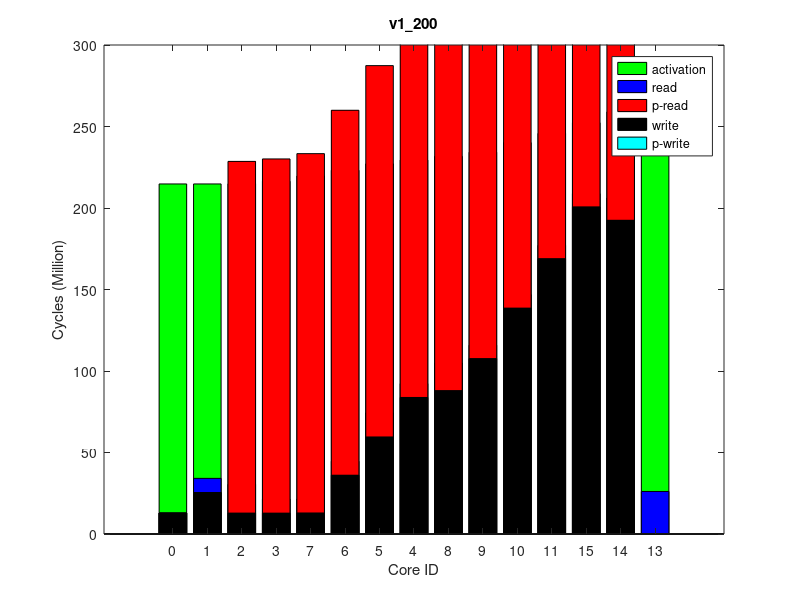

Recreate this plot in MATLAB.
times(1, :, :) = [
0, 215470867, 0
0, 215473126, 0
215846469, 215584875, 0
217384046, 217132596, 0
230183922, 229932965, 0
227894237, 227631921, 0
224017970, 223772870, 0
220538319, 220307625, 0
232394462, 232174504, 0
234839501, 234618355, 0
240592164, 240373014, 0
246291645, 246077430, 0
0, 260608211, 0
259305489, 259086972, 0
252585219, 252382698, 0
];
times(2, :, :) = [
0, 215493207, 0
0, 215495488, 0
215743160, 215558419, 0
217281727, 217108135, 0
230086142, 229912563, 0
227796304, 227611316, 0
223855886, 223750618, 0
220434605, 220284125, 0
232291007, 232151910, 0
234737111, 234596710, 0
240490666, 240352452, 0
246169791, 246057925, 0
0, 260575784, 0
259197914, 259060790, 0
252482731, 252361128, 0
];
times(3, :, :) = [
0, 215483101, 0
0, 215485584, 0
215757185, 215574074, 0
217296939, 217123014, 0
230104443, 229931617, 0
227814400, 227630095, 0
223902619, 223769923, 0
220447991, 220299925, 0
232308251, 232169370, 0
234753716, 234615398, 0
240507664, 240370527, 0
246181157, 246086373, 0
0, 260620569, 0
259245310, 259107905, 0
252509849, 252388010, 0
];
times(4, :, :) = [
0, 215487729, 0
0, 215490254, 0
215765579, 215580686, 0
217303548, 217129470, 0
230110204, 229935946, 0
227818983, 227633409, 0
223936750, 223771969, 0
220455691, 220305572, 0
232313257, 232172875, 0
234755972, 234616338, 0
240510856, 240372036, 0
246219155, 246077615, 0
0, 260639034, 0
259227906, 259091550, 0
252509077, 252387035, 0
];
times(5, :, :) = [
0, 215476639, 0
0, 215478881, 0
215752930, 215565743, 0
217292834, 217115905, 0
230097339, 229922624, 0
227809648, 227621741, 0
223869782, 223760450, 0
220444700, 220292229, 0
232301126, 232158132, 0
234747308, 234602945, 0
240501614, 240359046, 0
246200383, 246059229, 0
0, 260573779, 0
259194996, 259055267, 0
252488122, 252364106, 0
];
times(6, :, :) = [
0, 215486728, 0
0, 215489226, 0
215754883, 215574522, 0
217295120, 217124084, 0
230094435, 229929511, 0
227805656, 227626034, 0
223834979, 223764276, 0
220444929, 220298832, 0
232302858, 232166388, 0
234746873, 234610915, 0
240501731, 240367071, 0
246211296, 246081721, 0
0, 260606337, 0
259218308, 259087518, 0
252503965, 252387505, 0
];
times(7, :, :) = [
0, 215494995, 0
0, 215497311, 0
215751330, 215571396, 0
217284912, 217119517, 0
230092187, 229921564, 0
227799913, 227619256, 0
223921650, 223760143, 0
220442280, 220296635, 0
232294102, 232160135, 0
234742396, 234607220, 0
240498630, 240366228, 0
246193774, 246079346, 0
0, 260613752, 0
259224848, 259093570, 0
252506948, 252388938, 0
];
times(8, :, :) = [
0, 215469033, 0
0, 215471548, 0
215777363, 215590293, 0
217318145, 217140346, 0
230113326, 229939876, 0
227828214, 227638956, 0
223888866, 223781023, 0
220468279, 220317458, 0
232320528, 232177063, 0
234766339, 234623680, 0
240524137, 240381828, 0
246217133, 246073816, 0
0, 260606389, 0
259228241, 259087872, 0
252515788, 252390033, 0
];
times(9, :, :) = [
0, 215479217, 0
0, 215481518, 0
215753325, 215571371, 0
217291293, 217119338, 0
230099823, 229927713, 0
227806468, 227624445, 0
223894014, 223761382, 0
220441331, 220295595, 0
232303476, 232165476, 0
234747811, 234610858, 0
240502499, 240367273, 0
246180420, 246070764, 0
0, 260594736, 0
259201011, 259067260, 0
252493201, 252373792, 0
];
times(10, :, :) = [
0, 215484078, 0
0, 215486374, 0
215744962, 215560625, 0
217280874, 217109550, 0
230090987, 229916922, 0
227795328, 227615526, 0
223856641, 223753838, 0
220434118, 220285913, 0
232292894, 232152975, 0
234735861, 234596829, 0
240491026, 240352773, 0
246174880, 246041431, 0
0, 260562363, 0
259186287, 259049524, 0
252469400, 252347016, 0
];
ave_times = round(squeeze(mean(times)));
format long g, ave_times
std_times = round(squeeze(std(times)));
format long g, std_times
polling_read_times = ave_times;
times(1, :, :) = [
0, 215331372, 0
0, 215333805, 0
0, 215335485, 0
0, 216154553, 0
0, 228863118, 0
0, 226582810, 0
0, 222761051, 0
0, 219328010, 0
0, 231086258, 0
0, 233509769, 0
0, 239221574, 0
0, 244752020, 0
0, 259153212, 0
0, 257631924, 0
0, 251057098, 0
];
times(2, :, :) = [
0, 215336631, 0
0, 215339067, 0
0, 215340582, 0
0, 216105339, 0
0, 228813725, 0
0, 226532325, 0
0, 222710894, 0
0, 219279085, 0
0, 231037428, 0
0, 233459304, 0
0, 239172943, 0
0, 244712934, 0
0, 259104216, 0
0, 257575521, 0
0, 251021052, 0
];
times(3, :, :) = [
0, 215335135, 0
0, 215337551, 0
0, 215339183, 0
0, 216161317, 0
0, 228868493, 0
0, 226588485, 0
0, 222767570, 0
0, 219334071, 0
0, 231091788, 0
0, 233514058, 0
0, 239226596, 0
0, 244759715, 0
0, 259123573, 0
0, 257597410, 0
0, 251060756, 0
];
times(4, :, :) = [
0, 215320020, 0
0, 215322276, 0
0, 215324037, 0
0, 216103979, 0
0, 228807776, 0
0, 226527625, 0
0, 222707883, 0
0, 219275407, 0
0, 231031536, 0
0, 233453924, 0
0, 239164913, 0
0, 244701003, 0
0, 259073750, 0
0, 257546497, 0
0, 251004170, 0
];
times(5, :, :) = [
0, 215291806, 0
0, 215294136, 0
0, 215295928, 0
0, 216081781, 0
0, 228789233, 0
0, 226508743, 0
0, 222687125, 0
0, 219254723, 0
0, 231012765, 0
0, 233436675, 0
0, 239150217, 0
0, 244688690, 0
0, 259060005, 0
0, 257551106, 0
0, 250998951, 0
];
times(6, :, :) = [
0, 215332388, 0
0, 215334785, 0
0, 215336252, 0
0, 216155234, 0
0, 228859536, 0
0, 226579574, 0
0, 222759386, 0
0, 219327270, 0
0, 231083167, 0
0, 233505651, 0
0, 239217780, 0
0, 244765680, 0
0, 259143328, 0
0, 257625605, 0
0, 251067072, 0
];
times(7, :, :) = [
0, 215363803, 0
0, 215366299, 0
0, 215367845, 0
0, 216089345, 0
0, 228793804, 0
0, 226513204, 0
0, 222693332, 0
0, 219261823, 0
0, 231017484, 0
0, 233440285, 0
0, 239151484, 0
0, 244682480, 0
0, 259050171, 0
0, 257540309, 0
0, 250991706, 0
];
times(8, :, :) = [
0, 215335582, 0
0, 215338020, 0
0, 215339716, 0
0, 216156516, 0
0, 228863696, 0
0, 226583311, 0
0, 222762005, 0
0, 219328403, 0
0, 231087697, 0
0, 233510624, 0
0, 239223245, 0
0, 244756405, 0
0, 259136299, 0
0, 257616018, 0
0, 251058409, 0
];
times(9, :, :) = [
0, 215326842, 0
0, 215329183, 0
0, 215330875, 0
0, 216079832, 0
0, 228784634, 0
0, 226504713, 0
0, 222685185, 0
0, 219252057, 0
0, 231008306, 0
0, 233430940, 0
0, 239142234, 0
0, 244683302, 0
0, 259059617, 0
0, 257544494, 0
0, 250986100, 0
];
times(10, :, :) = [
0, 215333350, 0
0, 215335750, 0
0, 215337258, 0
0, 216150805, 0
0, 228857688, 0
0, 226577107, 0
0, 222755921, 0
0, 219323266, 0
0, 231081337, 0
0, 233504894, 0
0, 239216727, 0
0, 244751828, 0
0, 259121650, 0
0, 257597238, 0
0, 251053953, 0
];
ave_times = round(squeeze(mean(times)));
format long g, ave_times
std_times = round(squeeze(std(times)));
format long g, std_times
polling_write_times = ave_times;
times(1, :, :) = [
0, 235090198, 0
8695993, 236656054, 64000
17705703, 238505065, 128000
8695800, 240142596, 64000
8490849, 253936623, 64000
14772061, 251481036, 128000
8591763, 247293854, 64000
8603733, 243498951, 64000
16902464, 256320785, 128000
8219133, 258911426, 64000
8280535, 264985779, 64000
8178515, 271014665, 64000
26089717, 286336465, 255980
13679332, 284732417, 128000
8173828, 277688085, 64000
];
times(2, :, :) = [
0, 235043757, 0
8698183, 236610566, 64000
17652964, 238459092, 128000
8693478, 240104568, 64000
8492576, 253903295, 64000
14761656, 251447214, 128000
8585876, 247259411, 64000
8605807, 243463957, 64000
16906566, 256287163, 128000
8216327, 258877237, 64000
8281095, 264951361, 64000
8180736, 270980545, 64000
26108771, 286279849, 255980
13679908, 284676759, 128000
8174914, 277648648, 64000
];
times(3, :, :) = [
0, 235093361, 0
8699421, 236659659, 64000
17721584, 238507970, 128000
8693095, 240146912, 64000
8490590, 253944064, 64000
14760512, 251487784, 128000
8584377, 247301346, 64000
8606688, 243506332, 64000
16904514, 256328176, 128000
8220228, 258918643, 64000
8281111, 264992039, 64000
8134266, 271018931, 64000
26089684, 286351309, 255980
13643430, 284749981, 128000
8183302, 277698300, 64000
];
times(4, :, :) = [
0, 235050726, 0
8698449, 236617202, 64000
17653524, 238460855, 128000
8698464, 240094284, 64000
8489878, 253889503, 64000
14775657, 251433348, 128000
8593923, 247244876, 64000
8601997, 243450363, 64000
16910339, 256273808, 128000
8218505, 258864002, 64000
8280760, 264937700, 64000
8150026, 270965536, 64000
26110188, 286277227, 255980
13639204, 284671484, 128000
8089750, 277634102, 64000
];
times(5, :, :) = [
0, 235081222, 0
8698788, 236646258, 64000
17650055, 238488861, 128000
8697959, 240131334, 64000
8491886, 253927857, 64000
14774777, 251471667, 128000
8594539, 247283719, 64000
8604306, 243488406, 64000
16906359, 256312073, 128000
8226120, 258902522, 64000
8278559, 264976961, 64000
8144177, 271003580, 64000
26092459, 286313152, 255980
13680568, 284706372, 128000
8086358, 277677380, 64000
];
times(6, :, :) = [
0, 235057824, 0
8701410, 236623958, 64000
17642162, 238473086, 128000
8700211, 240115352, 64000
8492269, 253912272, 64000
14775083, 251456269, 128000
8580499, 247268692, 64000
8604115, 243473803, 64000
16894462, 256297049, 128000
8232371, 258887127, 64000
8276976, 264960702, 64000
8138155, 270984907, 64000
26108902, 286301198, 255980
13645931, 284698666, 128000
8183182, 277653205, 64000
];
times(7, :, :) = [
0, 235091348, 0
8700663, 236656263, 64000
17652488, 238505541, 128000
8698480, 240144361, 64000
8491827, 253940937, 64000
14774976, 251484203, 128000
8593264, 247297383, 64000
8603062, 243503187, 64000
16907657, 256324933, 128000
8220712, 258916010, 64000
8271021, 264989819, 64000
8167601, 271014552, 64000
26092325, 286345244, 255980
13643941, 284729475, 128000
8113556, 277688918, 64000
];
times(8, :, :) = [
0, 235044981, 0
8701634, 236611247, 64000
17661948, 238459699, 128000
8698503, 240097687, 64000
8489626, 253893689, 64000
14773420, 251437461, 128000
8593824, 247250409, 64000
8603638, 243454990, 64000
16908523, 256277541, 128000
8226136, 258868094, 64000
8279757, 264941975, 64000
8144136, 270971094, 64000
26106429, 286281867, 255980
13677673, 284677987, 128000
8084028, 277640821, 64000
];
times(9, :, :) = [
0, 235103884, 0
8696928, 236669907, 64000
17661580, 238512596, 128000
8699811, 240155707, 64000
8491988, 253953425, 64000
14759535, 251496763, 128000
8584317, 247309081, 64000
8606776, 243513529, 64000
16910344, 256338121, 128000
8206781, 258929106, 64000
8269348, 265002588, 64000
8166586, 271032252, 64000
26091000, 286357330, 255980
13642068, 284755662, 128000
8113015, 277708790, 64000
];
times(10, :, :) = [
0, 235047221, 0
8696810, 236612859, 64000
17662207, 238461699, 128000
8703157, 240103871, 64000
8491318, 253899349, 64000
14774414, 251443796, 128000
8583409, 247256294, 64000
8604484, 243462873, 64000
16904027, 256283437, 128000
8219043, 258873871, 64000
8280715, 264948025, 64000
8152022, 270977178, 64000
26107598, 286296255, 255980
13641187, 284695772, 128000
8091182, 277645703, 64000
];
ave_times = round(squeeze(mean(times)));
format long g, ave_times
std_times = round(squeeze(std(times)));
format long g, std_times
read_times = ave_times;
times(1, :, :) = [
0, 214757815, 0
0, 214760151, 0
0, 214834370, 0
0, 216384625, 0
0, 229369957, 0
0, 227025817, 0
0, 223101739, 0
0, 219574154, 0
0, 231656006, 0
0, 234161174, 0
0, 240061097, 0
0, 245757912, 0
0, 260445720, 0
0, 258926304, 0
0, 252281766, 0
];
times(2, :, :) = [
0, 214765724, 0
0, 214768183, 0
0, 214841837, 0
0, 216393415, 0
0, 229378994, 0
0, 227034232, 0
0, 223109813, 0
0, 219581882, 0
0, 231664791, 0
0, 234170158, 0
0, 240069315, 0
0, 245753642, 0
0, 260432670, 0
0, 258913578, 0
0, 252273084, 0
];
times(3, :, :) = [
0, 214755631, 0
0, 214757861, 0
0, 214829888, 0
0, 216380967, 0
0, 229364359, 0
0, 227020446, 0
0, 223096069, 0
0, 219567933, 0
0, 231650473, 0
0, 234155439, 0
0, 240053500, 0
0, 245748417, 0
0, 260428616, 0
0, 258924156, 0
0, 252266682, 0
];
times(4, :, :) = [
0, 214738562, 0
0, 214740947, 0
0, 214934805, 0
0, 216486392, 0
0, 229471629, 0
0, 227127370, 0
0, 223202237, 0
0, 219672988, 0
0, 231757660, 0
0, 234262906, 0
0, 240155611, 0
0, 245843100, 0
0, 260530697, 0
0, 259014093, 0
0, 252361015, 0
];
times(5, :, :) = [
0, 214764549, 0
0, 214766879, 0
0, 214926137, 0
0, 216478063, 0
0, 229464861, 0
0, 227120226, 0
0, 223195295, 0
0, 219665857, 0
0, 231750920, 0
0, 234256056, 0
0, 240151432, 0
0, 245840592, 0
0, 260539266, 0
0, 259019068, 0
0, 252361076, 0
];
times(6, :, :) = [
0, 214748080, 0
0, 214750545, 0
0, 214944043, 0
0, 216496086, 0
0, 229479931, 0
0, 227135684, 0
0, 223211044, 0
0, 219683423, 0
0, 231766115, 0
0, 234270937, 0
0, 240170546, 0
0, 245858204, 0
0, 260528972, 0
0, 259020486, 0
0, 252381009, 0
];
times(7, :, :) = [
0, 214755698, 0
0, 214757878, 0
0, 214826001, 0
0, 216377290, 0
0, 229363134, 0
0, 227018757, 0
0, 223095382, 0
0, 219566914, 0
0, 231649683, 0
0, 234154541, 0
0, 240050578, 0
0, 245745035, 0
0, 260424645, 0
0, 258907078, 0
0, 252263867, 0
];
times(8, :, :) = [
0, 214753294, 0
0, 214755616, 0
0, 214926697, 0
0, 216478379, 0
0, 229462897, 0
0, 227118618, 0
0, 223194269, 0
0, 219665999, 0
0, 231749180, 0
0, 234254399, 0
0, 240152236, 0
0, 245837784, 0
0, 260517889, 0
0, 259006864, 0
0, 252357861, 0
];
times(9, :, :) = [
0, 214765821, 0
0, 214768060, 0
0, 214810557, 0
0, 216361252, 0
0, 229349288, 0
0, 227004668, 0
0, 223080619, 0
0, 219551549, 0
0, 231635444, 0
0, 234140199, 0
0, 240038012, 0
0, 245731315, 0
0, 260406366, 0
0, 258897890, 0
0, 252248878, 0
];
times(10, :, :) = [
0, 214752612, 0
0, 214754974, 0
0, 214937754, 0
0, 216489741, 0
0, 229475090, 0
0, 227130824, 0
0, 223206205, 0
0, 219678232, 0
0, 231761497, 0
0, 234266664, 0
0, 240164790, 0
0, 245845394, 0
0, 260546168, 0
0, 259031403, 0
0, 252369843, 0
];
ave_times = round(squeeze(mean(times)));
format long g, ave_times
std_times = round(squeeze(std(times)));
format long g, std_times
total_times = ave_times;
times(1, :, :) = [
12854922, 220702426, 64000
25431429, 220705019, 128000
12828597, 220706799, 64000
12798931, 220708764, 64000
83795135, 229815904, 128000
59551631, 227484045, 64000
36054131, 223565335, 64000
12899273, 220713766, 64000
88027801, 232101780, 64000
107724001, 234608720, 64000
138709978, 240503309, 64000
169021200, 246193207, 64000
0, 260881400, 0
192478816, 259360859, 64000
200779847, 252709195, 64000
];
times(2, :, :) = [
12855240, 220681938, 64000
25431735, 220684590, 128000
12827432, 220686602, 64000
12799865, 220688575, 64000
83940798, 229820047, 128000
59719636, 227487566, 64000
36217294, 223568671, 64000
12900029, 220693540, 64000
88167285, 232106657, 64000
107769030, 234612703, 64000
138822980, 240506878, 64000
169177669, 246198787, 64000
0, 260885918, 0
192501988, 259358757, 64000
200847418, 252714095, 64000
];
times(3, :, :) = [
12855406, 220676808, 64000
25432250, 220679421, 128000
12824603, 220681225, 64000
12800567, 220683259, 64000
83969957, 229820547, 128000
59721445, 227488879, 64000
36275085, 223569782, 64000
12900968, 220688447, 64000
88193526, 232106448, 64000
107814375, 234613106, 64000
138677412, 240505509, 64000
168990944, 246197731, 64000
0, 260924153, 0
192511425, 259392214, 64000
200676739, 252710691, 64000
];
times(4, :, :) = [
12855618, 220683536, 64000
25429623, 220686124, 128000
12827484, 220687852, 64000
12801483, 220690020, 64000
83706911, 229796074, 128000
59473874, 227464312, 64000
35991783, 223545751, 64000
12898618, 220694992, 64000
87951725, 232082053, 64000
107619495, 234588593, 64000
138564594, 240483811, 64000
168971412, 246175468, 64000
0, 260884846, 0
192489729, 259359687, 64000
200729396, 252691262, 64000
];
times(5, :, :) = [
12855433, 220673876, 64000
25429944, 220676556, 128000
12829049, 220678532, 64000
12798221, 220680437, 64000
83783135, 229811181, 128000
59586217, 227479570, 64000
36198668, 223560060, 64000
12900195, 220685507, 64000
87927302, 232096983, 64000
107545641, 234603836, 64000
138477302, 240499330, 64000
168866351, 246192137, 64000
0, 260895177, 0
192441661, 259366730, 64000
200649922, 252701443, 64000
];
times(6, :, :) = [
12855946, 220690206, 64000
25431586, 220692928, 128000
12829711, 220694529, 64000
12800296, 220696732, 64000
83608643, 229798411, 128000
59377362, 227467303, 64000
35932752, 223547295, 64000
12898314, 220701744, 64000
87783144, 232084882, 64000
107422226, 234591763, 64000
138431669, 240484010, 64000
168826174, 246174174, 64000
0, 260865196, 0
192446914, 259352049, 64000
200665519, 252691690, 64000
];
times(7, :, :) = [
12854105, 220691641, 64000
25431785, 220694495, 128000
12828988, 220696332, 64000
12798390, 220698345, 64000
83642169, 229796245, 128000
59392683, 227464474, 64000
35866448, 223546478, 64000
12898177, 220703403, 64000
87824962, 232082547, 64000
107460970, 234589541, 64000
138468463, 240481232, 64000
168792772, 246174304, 64000
0, 260877503, 0
192440564, 259348642, 64000
200556606, 252691993, 64000
];
times(8, :, :) = [
12855417, 220695748, 64000
25428571, 220698519, 128000
12827224, 220700180, 64000
12800494, 220702158, 64000
83748250, 229807594, 128000
59501945, 227475956, 64000
35990158, 223557587, 64000
12899364, 220707227, 64000
88003815, 232093761, 64000
107607134, 234600365, 64000
138557360, 240493526, 64000
168875406, 246185351, 64000
0, 260865025, 0
192421998, 259355907, 64000
200661567, 252700178, 64000
];
times(9, :, :) = [
12855495, 220693039, 64000
25429424, 220695857, 128000
12830282, 220697623, 64000
12798380, 220699636, 64000
83820248, 229818836, 128000
59615968, 227487440, 64000
36092035, 223567704, 64000
12897755, 220704532, 64000
88029092, 232104586, 64000
107690287, 234611509, 64000
138577139, 240504950, 64000
168930473, 246201002, 64000
0, 260897473, 0
192464742, 259372291, 64000
200715814, 252712086, 64000
];
times(10, :, :) = [
12855801, 220684241, 64000
25430940, 220686985, 128000
12825480, 220688562, 64000
12801102, 220690819, 64000
83644714, 229793568, 128000
59423777, 227461893, 64000
35975808, 223543042, 64000
12898769, 220695753, 64000
87862369, 232079281, 64000
107553859, 234585709, 64000
138514195, 240478177, 64000
168897803, 246172250, 64000
0, 260858998, 0
192442584, 259336464, 64000
200677378, 252683928, 64000
];
ave_times = round(squeeze(mean(times)));
format long g, ave_times
std_times = round(squeeze(std(times)));
format long g, std_times
write_times = ave_times;
mytitle = 'v1\_200';
order = [1 2 3 4 8 7 6 5 9 10 11 12 15 14 13];

total_times = total_times(:, 2)(order);

read_times = read_times(:, 1)(order);
write_times = write_times(:, 1)(order);

polling_read_times = polling_read_times(:, 1)(order);
polling_write_times = polling_write_times(:, 1)(order);

total_times /= 1000000;

read_times /= 1000000;
write_times /= 1000000;

polling_read_times /= 1000000;
polling_write_times /= 1000000;

% laying read on top of write
read_times += write_times;
polling_read_times += write_times;

figure(1);
clf()
% set(gcf, 'Position', get(0,'Screensize'));
% set(gcf,'units','normalized','outerposition',[0 0 1 1])
bar(0:14, total_times,'g');
hold on;
bar(0:14, read_times,'b');
bar(0:14, polling_read_times,'r');
bar(0:14, write_times,'k');
bar(0:14, polling_write_times,'c');
hold off

axis([-2 16 0 300])
% axis([-1 15])
set(gca,'XTick',0:14);
set(gca,'xticklabel',{ '0'; '1'; '2'; '3'; '7'; '6'; '5'; '4'; '8'; '9'; '10'; '11'; '15'; '14'; '13' })

xlabel('Core ID')
ylabel('Cycles (Million)')

legend('activation', 'read', 'p-read', 'write', 'p-write')
title(mytitle)
print(1, strcat(mytitle, '.png'))
